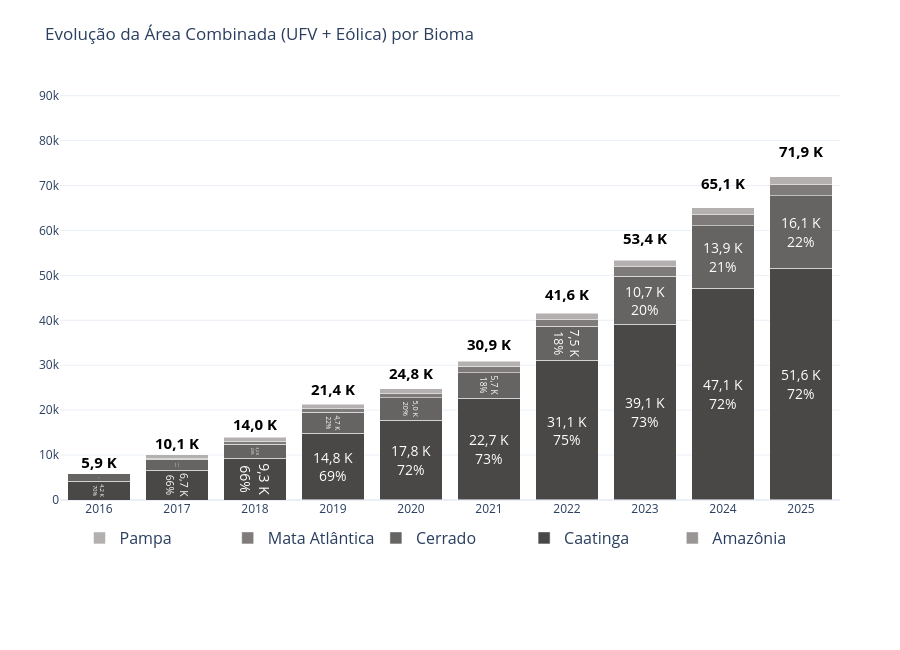

The cell this chart's notebook holds for it:
### Markdown cell above
_Célula 5_

## Resumo
Evolução da área por bioma somando UFV + Eólica.

### Code cell
# Célula 6
df_bioma = df[df['tipo_region'] == 'bioma']
pivot_bioma = df_bioma.pivot_table(index='year', columns='nome_region', values='area_ha', aggfunc='sum').fillna(0)
totais_anuais = pivot_bioma.sum(axis=1)
ultimo_ano_bioma = pivot_bioma.index.max()

cores_map = {'Caatinga': '#4a4747', 'Cerrado': '#666363', 'Mata Atlântica': '#807b7b', 'Amazônia': '#9a9595', 'Pampa': '#b4b0b0'}

# Os 2 biomas com maior área no último ano ganham rótulo (valor + %) em todas
# as barras, para acompanhar o histórico; os demais ficam sem rótulo — quais
# são muda automaticamente conforme os dados (não fixo em nomes).
BIOMAS_HISTORICO = pivot_bioma.loc[ultimo_ano_bioma].sort_values(ascending=False).index[:2].tolist()

fig = go.Figure()

for bioma in pivot_bioma.columns:
    textos = []
    for ano, v in zip(pivot_bioma.index, pivot_bioma[bioma]):
        if bioma in BIOMAS_HISTORICO and v > 0:
            valor_k = f"{v/1000:.1f} K".replace('.', ',')
            pct = (v / totais_anuais.loc[ano]) * 100
            textos.append(f"{valor_k}<br>{pct:.0f}%")
        else:
            textos.append("")

    fig.add_trace(go.Bar(
        x=pivot_bioma.index, y=pivot_bioma[bioma], name=bioma,
        marker_color=cores_map.get(bioma, '#ccc'),
        text=textos, textposition='inside', insidetextanchor='middle',
        textfont=dict(color='white', size=14),
        hovertemplate='<b>Bioma:</b> ' + bioma + '<br><b>Ano:</b> %{x}<br><b>Área:</b> %{y:,.2f} ha<extra></extra>'
    ))

# Rótulo do total (UFV + Eólica somados) acima de cada barra, em todos os anos.
textos_totais = [f"<b>{v/1000:.1f} K</b>".replace('.', ',') for v in totais_anuais]
fig.add_trace(go.Scatter(
    x=totais_anuais.index, y=totais_anuais * 1.05, mode='text', text=textos_totais,
    textposition='top center', textfont=dict(size=15, color='black'),
    showlegend=False, hoverinfo='skip',
    cliponaxis=False,
))

fig.update_layout(barmode='stack', title_text="Evolução da Área Combinada (UFV + Eólica) por Bioma",
    template="plotly_white", width=900, height=650,
    legend=dict(orientation="h", y=-0.05, x=0.5, xanchor="center", font=dict(size=16), entrywidth=0.19, entrywidthmode='fraction'),
    margin=dict(t=80, b=150, l=60, r=60), xaxis=dict(tickmode='linear'), yaxis=dict(range=[0, totais_anuais.max() * 1.3]))
fig.show()
if salvar_grafico:
    print("Salvando o grafico com DPI 450")
    salvar_grafico_alta_resolucao(fig, 'evolucao_area_combinada_por_bioma', dpi=450)

### Figure 1 — Plotly figure (JSON) as saved in the notebook; plotly's stock layout.template omitted (floating-point values rounded to 4 significant figures)
{"data": [{"hovertemplate": "<b>Bioma:</b> Amazônia<br><b>Ano:</b> %{x}<br><b>Área:</b> %{y:,.2f} ha<extra></extra>", "insidetextanchor": "middle", "marker": {"color": "#9a9595"}, "name": "Amazônia", "text": ["", "", "", "", "", "", "", "", "", ""], "textfont": {"color": "white", "size": 14}, "textposition": "inside", "type": "bar", "x": [2016, 2017, 2018, 2019, 2020, 2021, 2022, 2023, 2024, 2025], "y": [0.0, 0.0, 0.6175, 16.56, 20.09, 24.76, 26.0, 25.91, 26.88, 30.67]}, {"hovertemplate": "<b>Bioma:</b> Caatinga<br><b>Ano:</b> %{x}<br><b>Área:</b> %{y:,.2f} ha<extra></extra>", "insidetextanchor": "middle", "marker": {"color": "#4a4747"}, "name": "Caatinga", "text": ["4,2 K<br>70%", "6,7 K<br>66%", "9,3 K<br>66%", "14,8 K<br>69%", "17,8 K<br>72%", "22,7 K<br>73%", "31,1 K<br>75%", "39,1 K<br>73%", "47,1 K<br>72%", "51,6 K<br>72%"], "textfont": {"color": "white", "size": 14}, "textposition": "inside", "type": "bar", "x": [2016, 2017, 2018, 2019, 2020, 2021, 2022, 2023, 2024, 2025], "y": [4156.0, 6657.0, 9266.0, 14810.0, 17770.0, 22680.0, 31050.0, 39090.0, 47110.0, 51600.0]}, {"hovertemplate": "<b>Bioma:</b> Cerrado<br><b>Ano:</b> %{x}<br><b>Área:</b> %{y:,.2f} ha<extra></extra>", "insidetextanchor": "middle", "marker": {"color": "#666363"}, "name": "Cerrado", "text": ["1,6 K<br>28%", "2,4 K<br>24%", "3,2 K<br>23%", "4,7 K<br>22%", "5,0 K<br>20%", "5,7 K<br>18%", "7,5 K<br>18%", "10,7 K<br>20%", "13,9 K<br>21%", "16,1 K<br>22%"], "textfont": {"color": "white", "size": 14}, "textposition": "inside", "type": "bar", "x": [2016, 2017, 2018, 2019, 2020, 2021, 2022, 2023, 2024, 2025], "y": [1643.0, 2398.0, 3159.0, 4672.0, 5010.0, 5676.0, 7545.0, 10710.0, 13900.0, 16060.0]}, {"hovertemplate": "<b>Bioma:</b> Mata Atlântica<br><b>Ano:</b> %{x}<br><b>Área:</b> %{y:,.2f} ha<extra></extra>", "insidetextanchor": "middle", "marker": {"color": "#807b7b"}, "name": "Mata Atlântica", "text": ["", "", "", "", "", "", "", "", "", ""], "textfont": {"color": "white", "size": 14}, "textposition": "inside", "type": "bar", "x": [2016, 2017, 2018, 2019, 2020, 2021, 2022, 2023, 2024, 2025], "y": [4.671, 170.6, 593.9, 856.5, 898.8, 1351.0, 1507.0, 2048.0, 2447.0, 2517.0]}, {"hovertemplate": "<b>Bioma:</b> Pampa<br><b>Ano:</b> %{x}<br><b>Área:</b> %{y:,.2f} ha<extra></extra>", "insidetextanchor": "middle", "marker": {"color": "#b4b0b0"}, "name": "Pampa", "text": ["", "", "", "", "", "", "", "", "", ""], "textfont": {"color": "white", "size": 14}, "textposition": "inside", "type": "bar", "x": [2016, 2017, 2018, 2019, 2020, 2021, 2022, 2023, 2024, 2025], "y": [95.02, 880.6, 965.9, 1011.0, 1094.0, 1187.0, 1426.0, 1508.0, 1593.0, 1698.0]}, {"cliponaxis": false, "hoverinfo": "skip", "mode": "text", "showlegend": false, "text": ["<b>5,9 K</b>", "<b>10,1 K</b>", "<b>14,0 K</b>", "<b>21,4 K</b>", "<b>24,8 K</b>", "<b>30,9 K</b>", "<b>41,6 K</b>", "<b>53,4 K</b>", "<b>65,1 K</b>", "<b>71,9 K</b>"], "textfont": {"color": "black", "size": 15}, "textposition": "top center", "type": "scatter", "x": [2016, 2017, 2018, 2019, 2020, 2021, 2022, 2023, 2024, 2025], "y": [6194.0, 10610.0, 14680.0, 22430.0, 26030.0, 32460.0, 43630.0, 56050.0, 68330.0, 75510.0]}], "layout": {"barmode": "stack", "height": 650, "legend": {"entrywidth": 0.19, "entrywidthmode": "fraction", "font": {"size": 16}, "orientation": "h", "x": 0.5, "xanchor": "center", "y": -0.05}, "margin": {"b": 150, "l": 60, "r": 60, "t": 80}, "title": {"text": "Evolução da Área Combinada (UFV + Eólica) por Bioma"}, "width": 900, "xaxis": {"tickmode": "linear"}, "yaxis": {"range": [0, 93490.0]}}}
